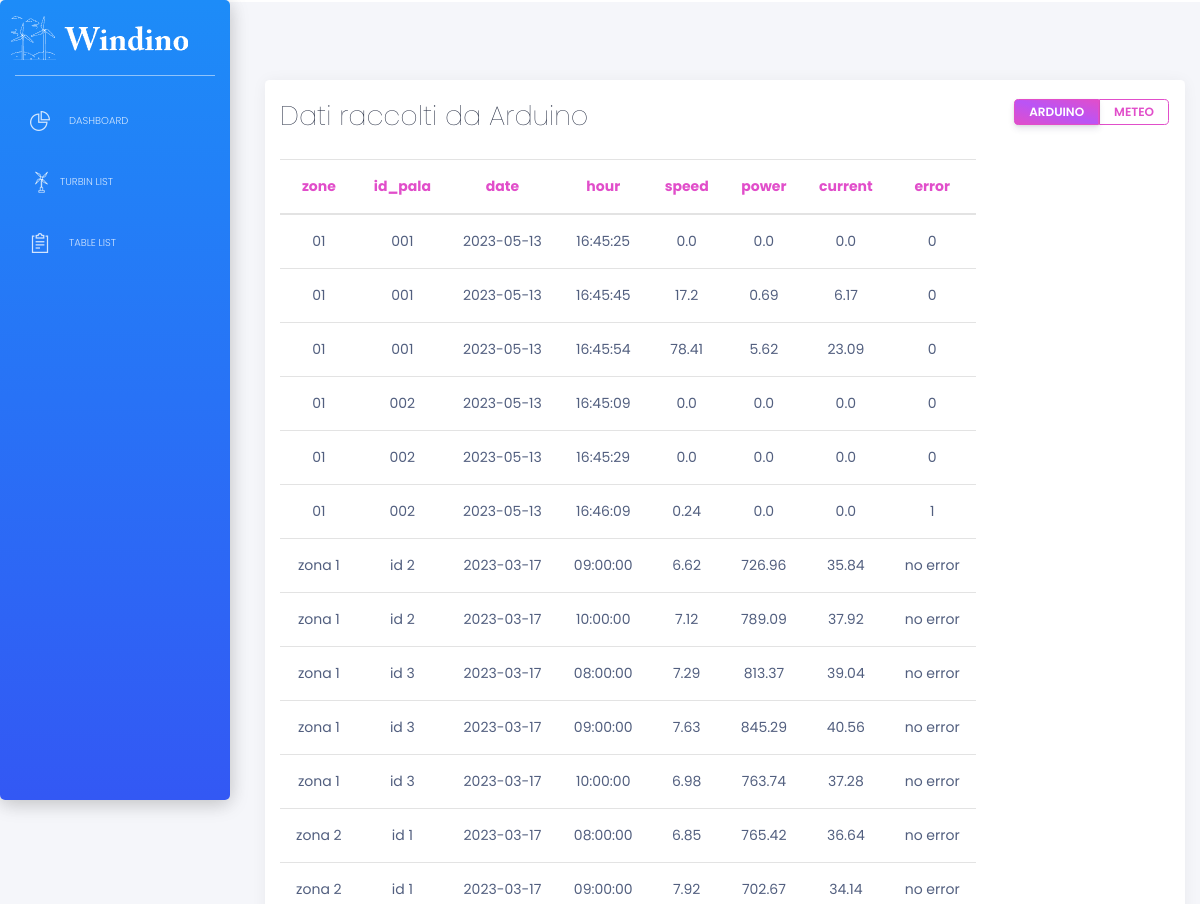
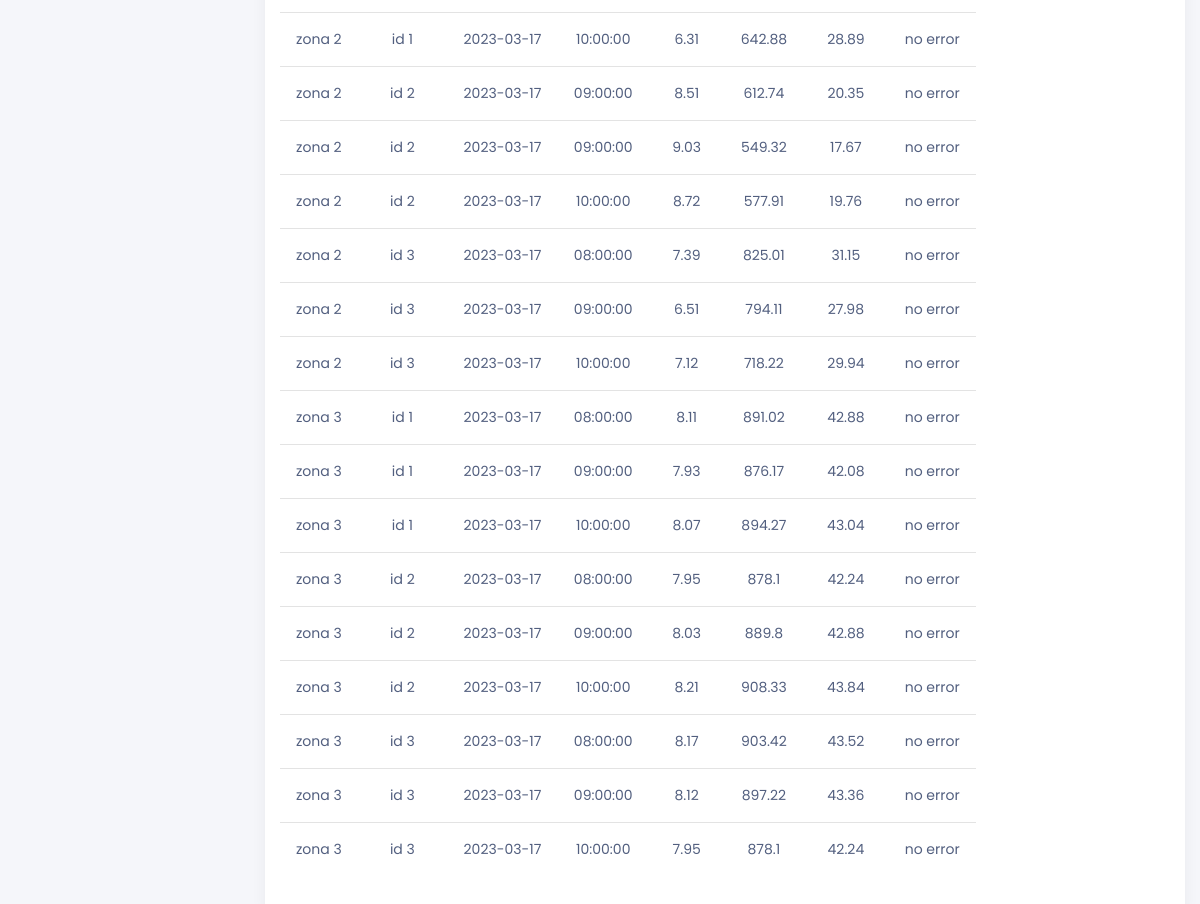
/tables, run on an earlier commit of the app's database (2 pictures, top to bottom).
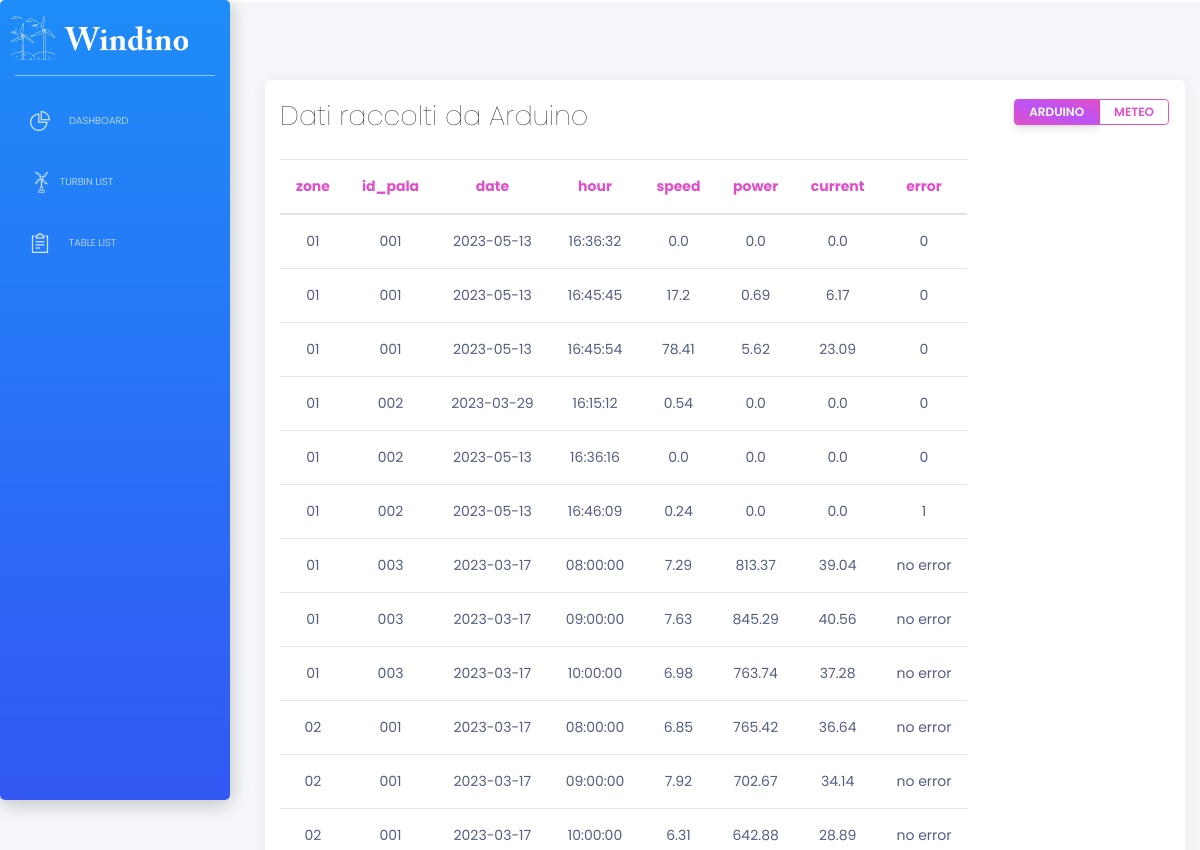
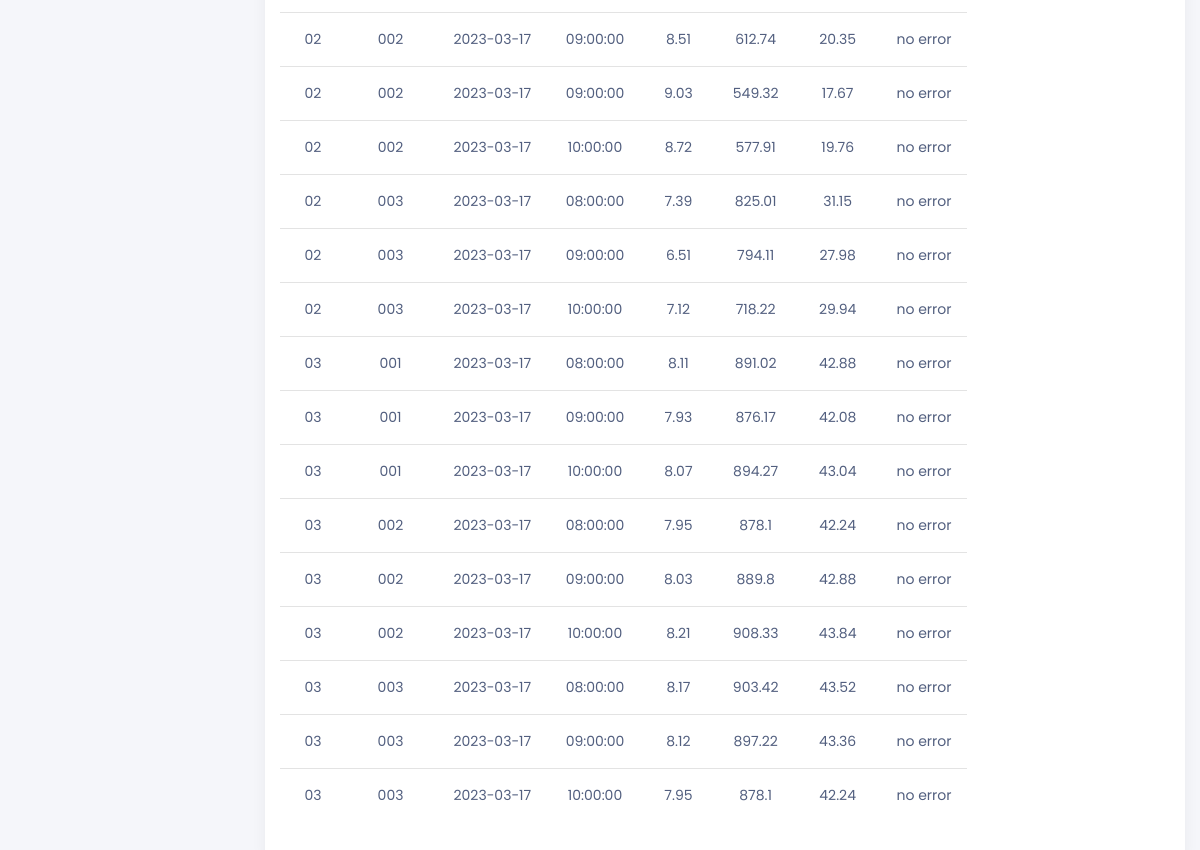
And on a later commit of the database (2 pictures, top to bottom).
### tables this page shows
CREATE TABLE arduino (
				   zone TEXT,
				   id TEXT,
				   date DATE,
				   hour TIME,
                   speed FLOAT,
                   power FLOAT,
				   current FLOAT,
				   error TEXT);

### apps/home/routes.py (the view)
@blueprint.route('/tables')
def tables():
    with get_db() as conn:
        arduino = conn.execute('SELECT * FROM arduino').fetchall()
        turbine_data= conn.execute(
                        "SELECT subquery3.zone, subquery3.id, subquery3.date, subquery3.hour, subquery3.speed, subquery3.power, subquery3.current, subquery3.error "
                        "FROM ( "
                        "    SELECT subquery2.*, ROW_NUMBER() OVER (PARTITION BY subquery2.zone, subquery2.id ORDER BY subquery2.date DESC, subquery2.hour DESC) AS rn "
                        "    FROM ( "
                        "        SELECT t.* "
                        "        FROM arduino t "
                        "        ORDER BY t.zone, t.id, t.date DESC, t.hour DESC "
                        "    ) subquery2 "
                        ") subquery3 "
                        "WHERE subquery3.rn <= 3 "
                        "GROUP BY subquery3.zone, subquery3.id, subquery3.date, subquery3.hour, subquery3.speed, subquery3.power, subquery3.current, subquery3.error"
                    ).fetchall()
        meteo=conn.execute('SELECT * FROM meteo').fetchall()
    return render_template('home/tables.html', pale=pale, arduino=arduino,meteo=meteo, turbine_data=turbine_data)

### apps/__init__.py (called while the page is built)
def configure_database(app):
    @app.before_first_request
    def initialize_database():
        db.create_all()
    @app.teardown_request
    def shutdown_session(exception=None):
        db.session.remove()

### apps/home/routes.py (called while the page is built)
def get_db():
    db = getattr(g, '_database', None)
    if db is None:
        db = g._database = sqlite3.connect(DATABASE)
        db.row_factory = sqlite3.Row
    return db

### apps/templates/home/tables.html (shortened to what this page needs)
{% extends "layouts/base.html" %}
{% block content %}
  <div class="content">
    <div class="row">
      <div class="card">
          <div class="card-header">
              <div class="row">
                  <div class="col-sm-6 text-left">
                    <h2 class="card-title" id="card-title">Dati raccolti da Arduino</h2>
                  </div>
                  <div class="col-sm-6">
                      <div class="btn-group btn-group-toggle float-right" data-toggle="buttons">
                          <label class="btn btn-sm btn-primary btn-simple active" id="arduino-btn">
                              <span class="d-none d-sm-block d-md-block d-lg-block d-xl-block">ARDUINO</span>
                            </label>
                            <label class="btn btn-sm btn-primary btn-simple" id="meteo-btn">
                                <span class="d-none d-sm-block d-md-block d-lg-block d-xl-block">METEO</span>
                            </label>
                        </div>
                    </div>
              </div>
          </div>
                <div class="card-body">
                  <div class="table">
                      <table class="table-responsive mx-auto" id="arduino-content" style="display: block;">
                        <thead class="text-primary">
                          <tr>
                              <th class="text-center">zone</th>
                              <th class="text-center">id_pala</th>
                              <th class="text-center">date</th>
                              <th class="text-center">hour</th>
                              <th class="text-center">speed</th>
                              <th class="text-center">power</th>
                              <th class="text-center">current</th>
                              <th class="text-center">error</th>
                          </tr>
                        </thead>
                        <tbody>
                          {% for pala in turbine_data %}
                              <tr>
                                  <td class="text-center">{{pala.zone}}</td>
                                  <td class="text-center">{{ pala.id }}</td>
                                  <td class="text-center">{{ pala.date }}</td>
                                  <td class="text-center">{{ pala.hour }}</td>
                                  <td class="text-center">{{ pala.speed }}</td>
                                  <td class="text-center">{{ pala.power }}</td>
                                  <td class="text-center">{{ pala.current }}</td>
                                  <td class="text-center">{{ pala.error }}</td>
                              </tr>
                      {% endfor %}
                        </tbody>
                      </table>
                    </div>
                </div>
      </div>
</div>
</div>
</div>
{% endblock content %}

What changed in the data, as far as the page shows it:
removed arduino: zone "01", id "001", date "2023-05-13", hour "16:45:25", speed "0.0", power "0.0", current "0.0", error "0"
removed arduino: zone "01", id "002", date "2023-05-13", hour "16:45:09", speed "0.0", power "0.0", current "0.0", error "0"
removed arduino: zone "01", id "002", date "2023-05-13", hour "16:45:29", speed "0.0", power "0.0", current "0.0", error "0"
no longer on this page (row edited): arduino: zone "zona 1", id "id 2", date "2023-03-17", hour "09:00:00", speed "6.62", power "726.96", current "35.84", error "no error"
no longer on this page (row edited): arduino: zone "zona 1", id "id 2", date "2023-03-17", hour "10:00:00", speed "7.12", power "789.09", current "37.92", error "no error"
now on this page (row unchanged): arduino: zone "01", id "001", date "2023-05-13", hour "16:36:32", speed "0.0", power "0.0", current "0.0", error "0"
now on this page (row unchanged): arduino: zone "01", id "002", date "2023-03-29", hour "16:15:12", speed "0.54", power "0.0", current "0.0", error "0"
now on this page (row unchanged): arduino: zone "01", id "002", date "2023-05-13", hour "16:36:16", speed "0.0", power "0.0", current "0.0", error "0"
changed arduino (number 7 of 27 on the later page): zone "zona 1" → "01"; id "id 3" → "003"
changed arduino (number 8 of 27 on the later page): zone "zona 1" → "01"; id "id 3" → "003"
changed arduino (number 9 of 27 on the later page): zone "zona 1" → "01"; id "id 3" → "003"
changed arduino (number 10 of 27 on the later page): zone "zona 2" → "02"; id "id 1" → "001"
changed arduino (number 11 of 27 on the later page): zone "zona 2" → "02"; id "id 1" → "001"
changed arduino (number 12 of 27 on the later page): zone "zona 2" → "02"; id "id 1" → "001"
changed arduino (number 13 of 27 on the later page): zone "zona 2" → "02"; id "id 2" → "002"
changed arduino (number 14 of 27 on the later page): zone "zona 2" → "02"; id "id 2" → "002"
changed arduino (number 15 of 27 on the later page): zone "zona 2" → "02"; id "id 2" → "002"
changed arduino (number 16 of 27 on the later page): zone "zona 2" → "02"; id "id 3" → "003"
changed arduino (number 17 of 27 on the later page): zone "zona 2" → "02"; id "id 3" → "003"
changed arduino (number 18 of 27 on the later page): zone "zona 2" → "02"; id "id 3" → "003"
changed arduino (number 19 of 27 on the later page): zone "zona 3" → "03"; id "id 1" → "001"
changed arduino (number 20 of 27 on the later page): zone "zona 3" → "03"; id "id 1" → "001"
changed arduino (number 21 of 27 on the later page): zone "zona 3" → "03"; id "id 1" → "001"
changed arduino (number 22 of 27 on the later page): zone "zona 3" → "03"; id "id 2" → "002"
changed arduino (number 23 of 27 on the later page): zone "zona 3" → "03"; id "id 2" → "002"
changed arduino (number 24 of 27 on the later page): zone "zona 3" → "03"; id "id 2" → "002"
changed arduino (number 25 of 27 on the later page): zone "zona 3" → "03"; id "id 3" → "003"
changed arduino (number 26 of 27 on the later page): zone "zona 3" → "03"; id "id 3" → "003"
changed arduino (number 27 of 27 on the later page): zone "zona 3" → "03"; id "id 3" → "003"
